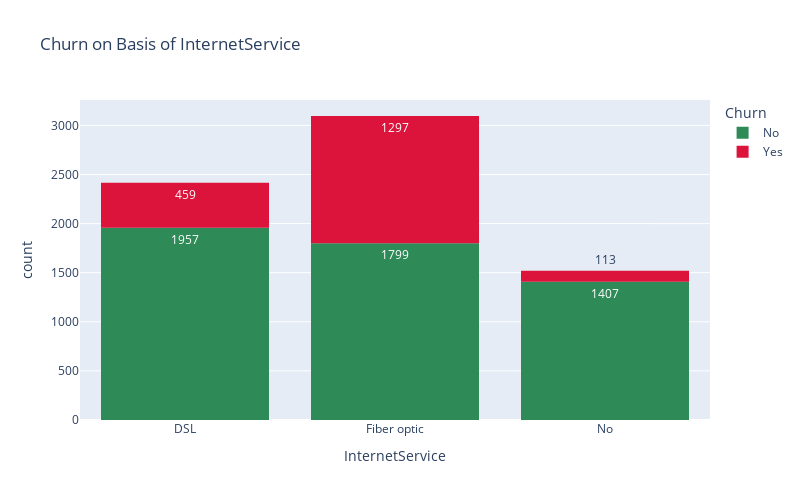

This figure's notebook cell:
### Code cell
fig=px.histogram(df,x="InternetService" ,color="Churn" , 
                 color_discrete_map={"Yes": 'crimson' ,"No" : 'seagreen'},
                title="Churn on Basis of InternetService",
                text_auto=True)

fig.update_layout(
    height=500,
    width=800,

    legend_title_text='Churn'
)
fig.show()

### Figure 1 — Plotly figure (JSON) as saved in the notebook; plotly's stock layout.template omitted (floating-point values rounded to 4 significant figures; data arrays with more than 128 entries replaced by an {"elided": "..."} marker saying what was removed)
{"data": [{"alignmentgroup": "True", "bingroup": "x", "hovertemplate": "Churn=No<br>InternetService=%{x}<br>count=%{y}<extra></extra>", "legendgroup": "No", "marker": {"color": "seagreen", "pattern": {"shape": ""}}, "name": "No", "offsetgroup": "No", "orientation": "v", "showlegend": true, "texttemplate": "%{value}", "type": "histogram", "x": {"elided": "5163 str values"}, "xaxis": "x", "yaxis": "y"}, {"alignmentgroup": "True", "bingroup": "x", "hovertemplate": "Churn=Yes<br>InternetService=%{x}<br>count=%{y}<extra></extra>", "legendgroup": "Yes", "marker": {"color": "crimson", "pattern": {"shape": ""}}, "name": "Yes", "offsetgroup": "Yes", "orientation": "v", "showlegend": true, "texttemplate": "%{value}", "type": "histogram", "x": {"elided": "1869 str values"}, "xaxis": "x", "yaxis": "y"}], "layout": {"barmode": "relative", "height": 500, "legend": {"title": {"text": "Churn"}, "tracegroupgap": 0}, "title": {"text": "Churn on Basis of InternetService"}, "width": 800, "xaxis": {"anchor": "y", "autorange": true, "domain": [0, 1], "range": [-0.5, 2.5], "title": {"text": "InternetService"}, "type": "category"}, "yaxis": {"anchor": "x", "autorange": true, "domain": [0, 1], "range": [0, 3259.0], "title": {"text": "count"}}}}
